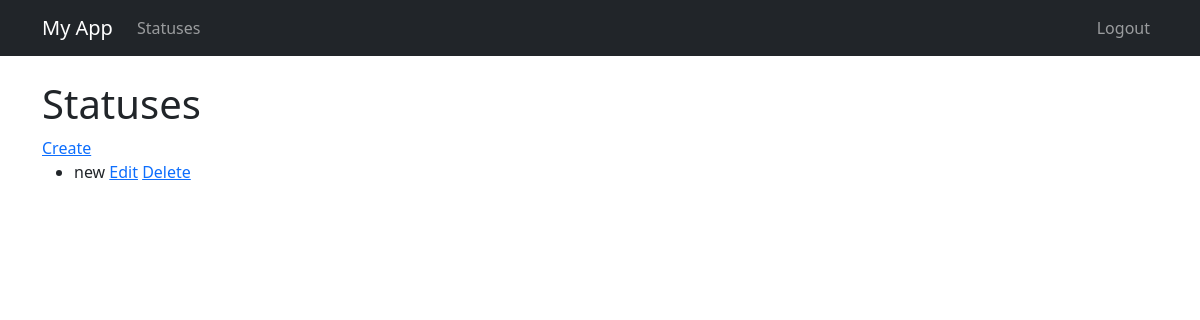
/statuses/ (signed in), run on an earlier commit of the app's database.
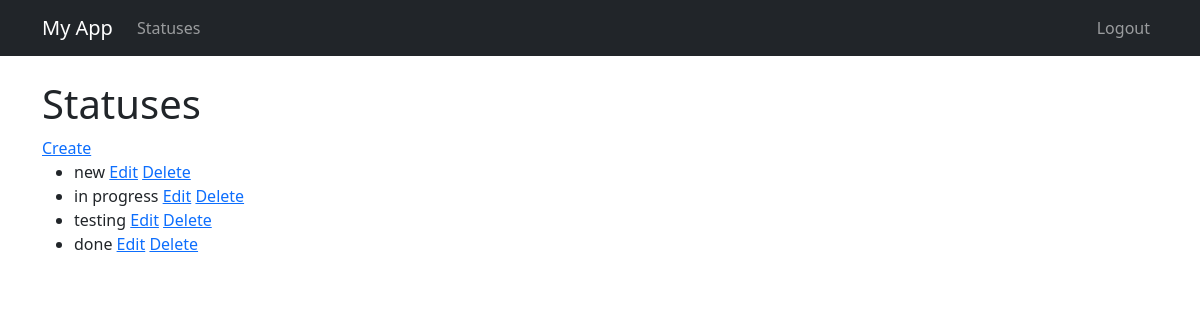
And on a later commit of the database.
### web/models.py (models this page shows, shortened)
class Status(models.Model):
    name = models.CharField(max_length=255)
    created_at = models.DateTimeField(auto_now_add=True)

### web/views.py (the view)
class StatusListView(LoginRequiredMixin, ListView):
    model = Status
    template_name = "statuses/index.html"
    context_object_name = "statuses"

### web/templates/statuses/index.html
{% extends "base.html" %}
{% block content %}
<h1>Statuses</h1>
<a href="{% url 'status_create' %}">Create</a>
<ul>
  {% for status in statuses %}
    <li>
      {{ status.name }}
      <a href="{% url 'status_update' status.id %}">Edit</a>
      <a href="{% url 'status_delete' status.id %}">Delete</a>
    </li>
  {% endfor %}
</ul>
{% endblock %}

### web/templates/base.html (shortened to what this page needs)
{% load django_bootstrap5 %}
<!doctype html>
<html lang="en">
<head>
  {% bootstrap_css %}
</head>
<body>
<nav class="navbar navbar-expand-lg navbar-dark bg-dark">
  <div class="container">
    <a class="navbar-brand" href="/">My App</a>
    <div class="collapse navbar-collapse">
      <ul class="navbar-nav me-auto">
        {% if user.is_authenticated %}
          <li class="nav-item">
            <a class="nav-link" href="{% url 'statuses' %}">Statuses</a>
          </li>
        {% endif %}
      </ul>
      <ul class="navbar-nav ms-auto">
        {% if user.is_authenticated %}
          <li class="nav-item">
            <form method="post" action="{% url 'logout' %}">
              <button class="btn btn-link nav-link" type="submit">Logout</button>
            </form>
          </li>
        {% else %}
          <li class="nav-item">
            <a class="nav-link" href="{% url 'login' %}">Login</a>
          </li>
        {% endif %}
      </ul>
    </div>
  </div>
</nav>
<div class="container mt-4">
  {% block content %}{% endblock %}
</div>
</body>
</html>

What changed in the data, as far as the page shows it:
added Status: name "in progress"
added Status: name "testing"
added Status: name "done"
